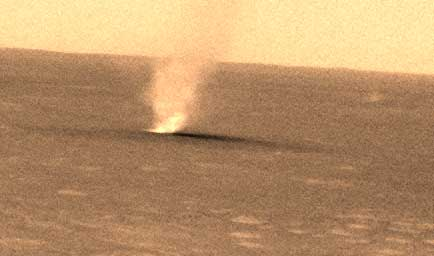
#> input picture saliency_detection/image/123624main_dust_devil_mars_web.jpg, 434 x 256 px
$ python template_matching.py image/123624main_dust_devil_mars_web.jpg image/B1.png   (Python 2 division)   (older library calls are emulated)
#> lines starting #> are read from the running program, lines starting #| are printed output that depends on the picture; after the words box and inside, x2 and y2 are one past the last pixel; in counts of white or black regions, pixels touching at a corner belong together
    # -*- coding: utf-8
'''
    Template Matchingの実装
    Usage: $ python template.py <argv[1]> <argv[2]>
    argv[1]: 検索される画像のpath
    argv[2]: 検索する画像のpath
    dst    : matches
             res_img
    param  :
'''

import cv2
import numpy as np
import matplotlib.pyplot as plt
import os
import sys
from pylab import *
import cmath
import math
from scipy import signal
import glob

class TemplateMatching():

    def __init__(self):

        # imgの大きさ
        self.size = (512,512)

        # tmpの大きさ，ピクセル数
        self.scale = np.arange(300,50,-2)

        # いくつまでの丸を検出するか
        self.detectNumber = 2

        # sharpen filter kernel
        self.sharpenKernel = np.array([[0 ,-1, 0],
                                       [-1, 5,-1],
                                       [0 ,-1, 0]])
        # template matching method
        self.method = cv2.TM_CCORR
        # cv2.TM_CCOEFF, cv2.TM_CCOEFF_NORMED, cv2.TM_CCORR,cv2.TM_CCORR_NORMEDのどれか
        # それぞれの説明はスライド参照

    def TMmain(self,img,tmp):
        '''
            TMのメイン処理を行う
            args : img      -> 検索される画像, 3ch
                   tmp      -> template画像, 3ch
            dst  : matches  ->
            param: res_img  -> 最もマッチした部分を描画した画像
                   tmps     -> self.scaleで指定した大きさの複数の画像が入ってるリスト
                   edges_*  -> 入力画像もしくは画像のリストからedgeを抽出した画像もしくはリスト
        '''

        '''前処理'''
        # resize img & tmp
        resize_img = cv2.resize(img, self.size)
        resize_tmp = cv2.resize(tmp, self.size)

        # tmpをself.scaleで指定されたスケールの配列に
        tmps = self.GetTmps(resize_tmp)

        # get edge image
        edges_img  = self.GetEdges(resize_img)
        edges_tmps = self.GetEdges(tmps)

        # edge_img = cv2.cvtColor(resize_img,cv2.COLOR_BGR2GRAY)
        # edge_tmps = cv2.cvtColor(resize_img,cv2.COLOR_BGR2GRAY)


        '''TM'''
        match,mask,mask2 = self.TemplateMatching(edges_img,edges_tmps)
        # mask2 = cv2.add(resize_img,mask)
        # cv2.imshow('mask2',mask2)


        # show results###########################
        # print np.array(tmps[0]).shape,np.array(tmps[len(self.scale)-1]).shape
        cv2.imshow('resize_img',resize_img)
        # cv2.imshow('edges_',edges_img)
        # cv2.imshow('match',match/np.amax(match))
        # cv2.imshow('mask',mask)
        cv2.imshow('edge_template',edges_tmps[0])
        # cv2.imshow('res_img',res_img)
        # print self.scale
        # print 'len',len(self.scale)
        for i in range(len(self.scale)):
            # cv2.imshow('%s'%i,matches[i]/np.amax(matches[i]))
            # cv2.imshow('%s'%i,edges_tmps[i])
            # print len(edges_tmps[i])
            pass
        ############################################

    def GetTmps(self,tmp):
        '''
            入力されたtmpを複数のスケールにし，リストとして返す
            args :      -> tmp画像,3ch画像
            dst  :      -> self.scaleで指定されたスケールのtmp画像が入ったリスト
            param:      ->
        '''
        tmps = range(len(self.scale))
        for i,s in enumerate(self.scale):
            tmps[i] = cv2.resize(tmp, (s, s))

        return tmps

    def GetEdges(self,imgs):
        '''
            入力されたimgのedgeを入手して返す
            args : imgs   -> 画像, もしくは画像のリスト
            dst  : edges  -> 入力画像のedgeが入った画像，もしくはリスト
            param: threshold1 -> 低い方の閾値
                   threshold2 -> わからん
                   apertureSize -> 繋がっていないエッジの補完に関するparam
        '''
        # imgかtmpか
        if len(imgs) == len(self.scale):

            '''tmpに対する処理'''
            for i in range(len(self.scale)):
                # imgs[i] = cv2.GaussianBlur(imgs[i], (9,9), 2**1)
                imgs[i] = cv2.medianBlur(imgs[i],9)
                imgs[i] = cv2.filter2D(imgs[i], cv2.CV_8U, self.sharpenKernel)
                imgs[i] = cv2.Canny(imgs[i], threshold1= 90, threshold2= 200,apertureSize = 3)

        else:

            '''imgに対する処理'''
            # imgs = cv2.GaussianBlur(imgs, (9,9), 2**1)
            imgs = cv2.medianBlur(imgs,9)
            imgs = cv2.filter2D(imgs, cv2.CV_8U, self.sharpenKernel)
            imgs = cv2.Canny(imgs, threshold1= 90, threshold2= 200,apertureSize = 3)

        edges = imgs
        return edges

    def TemplateMatching(self,img,tmps):
        '''
            入力された画像でtemplate　matchingをする
            args : img      ->　探索される画像
                   tmp      -> 探索する画像の複数スケールが入ったリスト
            dst  : matches  -> TMの結果が入った画像のリスト,!!!サイズがそれぞれ異なる!!!
                   mask     -> TMの結果を描画した画像,mask.shape=(s,s,3),s=self.size
                   max_vals -> max_vals[i]=np.amax(matches[i])
                   max_locs -> max_valsの座標
                   maxima   -> 描画した複数の資格の最大値一覧
            func : GetMatch -> TMをする
        '''

        # Template Matching
        matches, max_vals,max_locs = self.GetMatch(img,tmps)


        # normalized # tmps[i]に含まれるedgeのピクセル数で正規化(edgeの円周みたいな)
        for i in range(len(matches)):
            matches[i] = matches[i] / len(tmps[i][tmps[i]==255])

        # 一番だけ表示
        # mask, max_i = self.DrawMatchSquare(matches,max_vals,tmps)

        # self.detectNumberだけ表示
        mask, maxima = self.GetTMCM(matches,max_vals,tmps)

        # show results #######
        img = cv2.add(img,mask)
        cv2.imshow('result',img)
        # print max_i

        return 0,0,0

    def GetTMCM(self,matches,matches_max_vals,tmps):
        '''
            maskを作成して，そのマスクのところは計算しない
            u,vで取得されるとことv,uで指定しないとだめなとこある
        '''

        # 初期化
        mask  = np.zeros(self.size) + 255            # 判別用
        mask2 = np.zeros(self.size).astype(np.uint8) # return用
        val = range(len(matches))                    # matchesの各画像の最大値一覧
        uv = range(len(matches))                     # それらの最大値の座標一覧
        maxima = range(self.detectNumber)            # 描画された最大値の値
        draw = 0                                     # 描画された四角の数
        overlap = 0

        print 'keyが入力されたら終了します'

        for a in range(100000):
            '''matchesの最大値とその座標の抽出''''''resizeして3次元配列にすれば処理楽'''
            # matches一枚一枚からの最大値とその座標の抽出，格納
            for i in range(len(matches)):
                _,val[i],_,uv[i] = cv2.minMaxLoc(np.array(matches[i]))

            # matches全体からの最大値とその座標の抽出
            _,max_val,_,n = cv2.minMaxLoc(np.array(val))
            max_uv = tuple(uv[n[1]])

            '''max_uvの座標とそれに対応するtmpの角と中心の座標の取得'''
            top_left     = max_uv
            bottom_right = (top_left[0] + len(tmps[n[1]]) -1, top_left[1] + len(tmps[n[1]] -1))
            bottom_left  = (bottom_right[0], top_left[1])
            top_right    = (top_left[0], bottom_right[1])
            center       = ((top_left[1]+bottom_right[1])/2, (top_left[0]+bottom_right[0])/2 )

            '''重複と，tmpが画像からはみ出していないかの判別'''
            ans = bottom_right[0]<=511 and bottom_right[1]<=511 and mask[top_left] != 0 and mask[bottom_right] != 0 and mask[top_right] != 0 and mask[bottom_left] != 0 and mask[center] != 0


            if ans == True :
                print a,'描画'
                '''重複しないから描画する'''
                cv2.rectangle(mask, top_left, bottom_right, 0, thickness = -1)
                cv2.rectangle(mask2, top_left, bottom_right, 255, thickness = 2)
                cv2.putText(mask2,'rank%s'%(draw+1),(top_left[0]+5,top_left[1]-5),cv2.FONT_HERSHEY_SIMPLEX,0.5,255)

                maxima[draw] = max_val
                draw += 1

                # [5 lines of commented-out code are left out]
                overlap = 0
                ################################################################

            else:   # 重複しているから描画しない
                overlap += 1
                pass
            # 描画した最大値を0にする
            matches[n[1]][max_uv[1],max_uv[0]] = 0

            if 'q' == cv2.waitKey(1):
                break

            # 指定した数だけdrawしたらbreakする
            if draw == self.detectNumber:
                break

        # show results ###########
        print 'draw',draw,'/',(a+1)
        print maxima
        #############################

        return mask2, maxima

    def GetMatch(self,img,tmps):

        # 準備
        matches = range(len(self.scale))
        max_vals = range(len(self.scale))
        max_locs = range(len(self.scale))
        # template matching
        for i in range(len(self.scale)):

            matches[i] = cv2.matchTemplate(img,tmps[i],self.method)
            _,max_vals[i],_,max_locs[i] = cv2.minMaxLoc(np.array(matches[i]))

        return matches, max_vals, max_locs

    def DrawMatchSquare(self,matches,matches_max_vals,tmps):
        '''
            一番マッチしてる四角を表示したいとき
            matches_max_vals       matchesの各画像中で最大の値が入った配列
            max_pixel_val          matchesの全画像中で最大の値
            max_i                  matches内でmax_pixelがある要素の番号
            max_pixel_coordinate   画像中でのmax_pixel_valの座標
        '''

        # 準備
        # mask = cv2.cvtColor(np.zeros(self.size).astype(uint8), cv2.COLOR_GRAY2BGR)
        mask = np.zeros(self.size).astype(np.uint8)

        # 一番マッチしてるtmpの番号
        _, _, _, max_i = cv2.minMaxLoc(np.array(matches_max_vals))
        max_i = max_i[1]
        _, max_pixel_val, _, max_pixel_coordinate = cv2.minMaxLoc(matches[max_i])

        # draw result
        top_left = max_pixel_coordinate
        bottom_right = (top_left[0] + len(tmps[max_i]), top_left[1] + len(tmps[max_i]))
        cv2.rectangle(mask, top_left, bottom_right, 255, thickness = 2, lineType = 8)

        return mask, max_i

################################################################################
# メイン
################################################################################
if __name__ == '__main__':

    # read class
    tm = TemplateMatching()

    # get image ##########################
    img = cv2.imread(sys.argv[1])
#> img is the input picture: shape (256, 434, 3); mean B, G, R 105.5, 147, 185.7
    if img is None:
        print '!'*20,'There is not %s'%sys.argv[1],'!'*20
        sys.exit()
    tmp = cv2.imread(sys.argv[2])
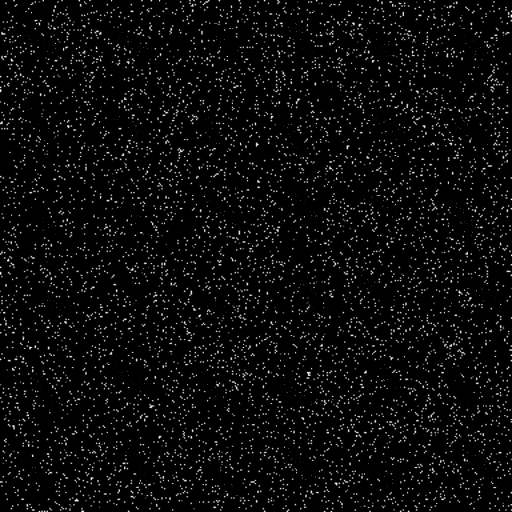
#> input picture saliency_detection/image/B1.png, 512 x 512 px
#> tmp is the input picture: shape (512, 512, 3); min 0, max 255, mean 10.6
    if tmp is None:
        print '!'*20,'There is not %s'%sys.argv[1],'!'*20
        sys.exit()
    ######################################

    tmp = tmp[0:len(tmp[0])/2, 0:len(tmp[1])/2]
#> tmp: shape (256, 256, 3)

    # template matching
    tm.TMmain(img,tmp)
#> in TMmain, `resize_img = cv2.resize(img, self.size)`:
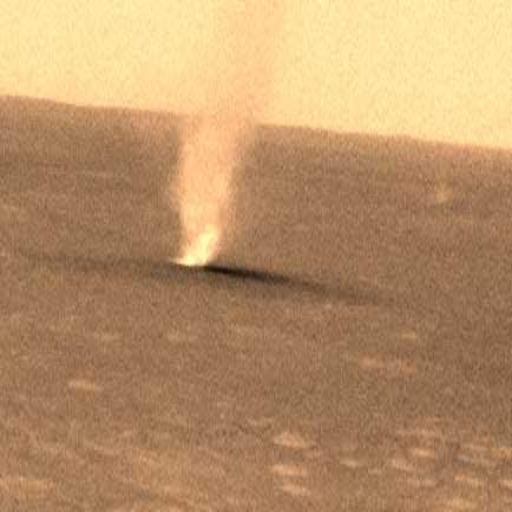
#> resize_img: shape (512, 512, 3); mean B, G, R 105.4, 146.9, 185.6
#> in TMmain, `resize_tmp = cv2.resize(tmp, self.size)`:
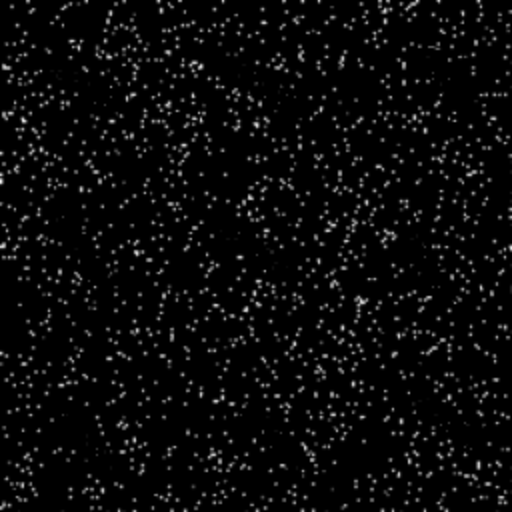
#> resize_tmp: shape (512, 512, 3); min 0, max 247, mean 10.2
#> after the loop in GetTmps, `for i,s in enumerate(self.scale):`: tmps = 125 items
#> in GetEdges, `imgs = cv2.Canny(imgs, threshold1= 90, threshold2= 200,apertureSize = 3)`:
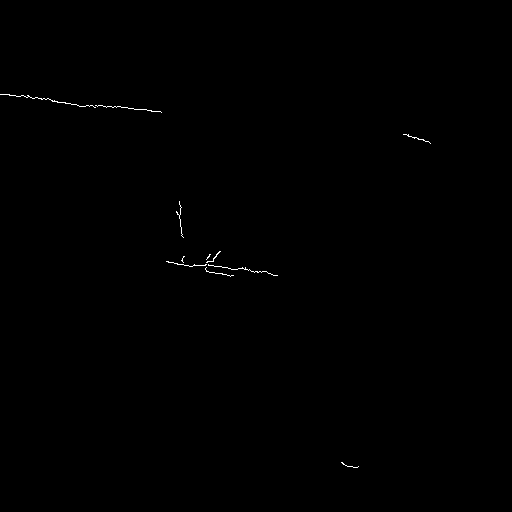
#> imgs: shape (512, 512); 0.18% white in thin lines or dots, all inside (x1, y1, x2, y2) = (0, 94, 431, 468)
#> after the loop in GetMatch, `for i in range(len(self.scale)):`: max_locs = 125 pairs, first value 0 to 423, second value 0 to 271; max_vals = 125 values, max 1040399.9 at index 3, min 0 at index 78, mean 333448.2
#> in TemplateMatching, `matches, max_vals,max_locs = self.GetMatch(img,tmps)`: matches = 125 items
#> the loop in TemplateMatching, `for i in range(len(matches)):` made 125 passes
#> in GetTMCM, `val = range(len(matches))`: val = 125 values from 0 to 124
#> the loop in GetTMCM, `for a in range(100000):` made 76 passes; (key Esc is pressed on pass 1)
#> (n, top_left, bottom_right, bottom_left, top_right, center, ans) on passes 1 to 9: ((0, 57), (182, 75), (367, 261), (367, 75), (182, 261), (168, 274), True), ((0, 57), (182, 76), (367, 262), (367, 76), (182, 262), (169, 274), False), ((0, 60), (180, 33), (359, 213), (359, 33), (180, 213), (123, 269), False), ((0, 60), (214, 79), (393, 259), (393, 79), (214, 259), (169, 303), False), ((0, 60), (222, 95), (401, 275), (401, 95), (222, 275), (185, 311), False), ((0, 64), (182, 89), (353, 261), (353, 89), (182, 261), (175, 267), False), ((0, 64), (170, 91), (341, 263), (341, 91), (170, 263), (177, 255), False), ((0, 64), (173, 91), (344, 263), (344, 91), (173, 263), (177, 258), False), ((0, 64), (207, 91), (378, 263), (378, 91), (207, 263), (177, 292), False)
#> ans on passes 61 to 66: False, False, False, False, False, False
#> after the loop in GetTMCM, `for a in range(100000):`:
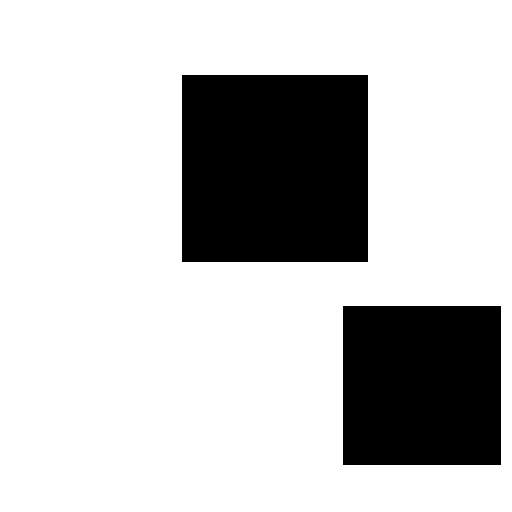
#> mask: shape (512, 512) float64; 77.1% white; 2 black regions, box (x1, y1, x2, y2) and area: (182, 75, 368, 262) 34782, (343, 306, 501, 465) 25122
#> after the loop in GetTMCM, `for a in range(100000):`:
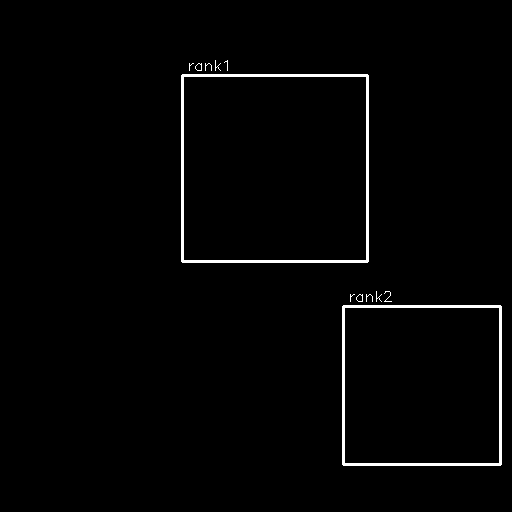
#> mask2: shape (512, 512); 1.6% white; 12 white regions (5 under 20 px), largest, box (x1, y1, x2, y2) and area: (181, 74, 369, 263) 2222, (342, 305, 502, 466) 1886, (384, 291, 392, 302) 24
#> after the loop in GetTMCM, `for a in range(100000):`: draw = 2; matches = 125 items; maxima = [65025, 65025]; uv = 125 pairs, first value -1 to 423, second value -1 to 306; val = 125 items, first 6: 5053.8, 2755.3, 4425.8, 4884.5, 5172.4, 4696.2
#| draw 2 / 76
#| [65025.0, 65025.0]
#> in TemplateMatching, `mask, maxima = self.GetTMCM(matches,max_vals,tmps)`: maxima = [65025, 65025]
#> in TemplateMatching, `img = cv2.add(img,mask)`: img: shape (512, 512); 1.8% white; 18 white regions (5 under 20 px), largest, box (x1, y1, x2, y2) and area: (176, 74, 369, 263) 2279, (341, 305, 502, 468) 1899, (0, 94, 96, 108) 104
#> in TMmain, `match,mask,mask2 = self.TemplateMatching(edges_img,edges_tmps)`: match = 0
#> in TMmain, `cv2.imshow('edge_template',edges_tmps[0])`:
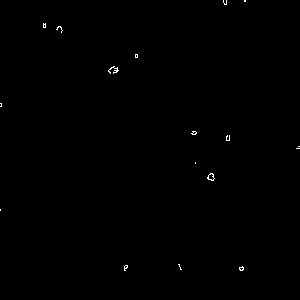
#> window 'edge_template': shape (300, 300); 0.21% white in thin lines or dots

    cv2.waitKey(-1)
